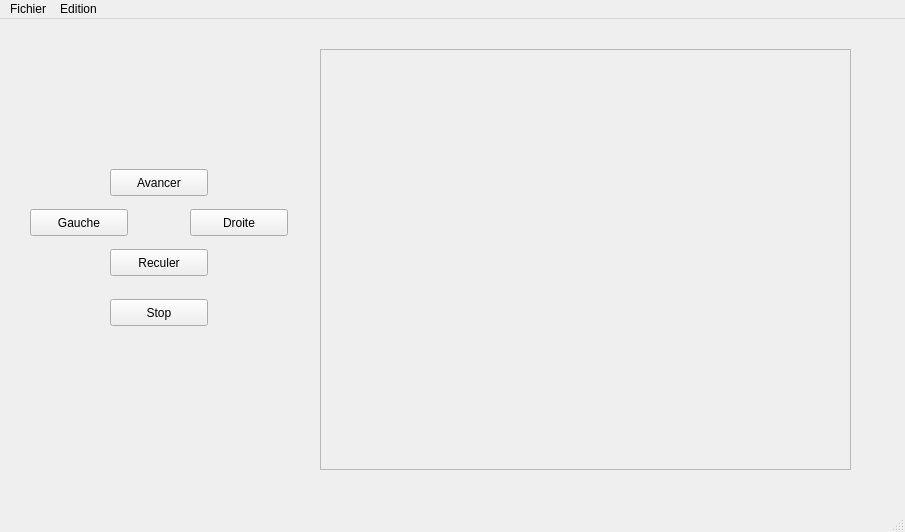
<?xml version="1.0" encoding="UTF-8"?>
<ui version="4.0">
 <class>Gui</class>
 <widget class="QMainWindow" name="Gui">
  <property name="geometry">
   <rect>
    <x>0</x>
    <y>0</y>
    <width>905</width>
    <height>532</height>
   </rect>
  </property>
  <property name="windowTitle">
   <string>Gui</string>
  </property>
  <widget class="QWidget" name="centralWidget">
   <widget class="QPushButton" name="avancer">
    <property name="geometry">
     <rect>
      <x>110</x>
      <y>150</y>
      <width>98</width>
      <height>27</height>
     </rect>
    </property>
    <property name="font">
     <font>
      <family>Ubuntu</family>
     </font>
    </property>
    <property name="text">
     <string>Avancer</string>
    </property>
   </widget>
   <widget class="QPushButton" name="gauche">
    <property name="geometry">
     <rect>
      <x>30</x>
      <y>190</y>
      <width>98</width>
      <height>27</height>
     </rect>
    </property>
    <property name="text">
     <string>Gauche</string>
    </property>
   </widget>
   <widget class="QPushButton" name="droite">
    <property name="geometry">
     <rect>
      <x>190</x>
      <y>190</y>
      <width>98</width>
      <height>27</height>
     </rect>
    </property>
    <property name="text">
     <string>Droite</string>
    </property>
   </widget>
   <widget class="QPushButton" name="reculer">
    <property name="geometry">
     <rect>
      <x>110</x>
      <y>230</y>
      <width>98</width>
      <height>27</height>
     </rect>
    </property>
    <property name="text">
     <string>Reculer</string>
    </property>
   </widget>
   <widget class="QPushButton" name="stop">
    <property name="geometry">
     <rect>
      <x>110</x>
      <y>280</y>
      <width>98</width>
      <height>27</height>
     </rect>
    </property>
    <property name="text">
     <string>Stop</string>
    </property>
   </widget>
   <widget class="QFrame" name="video">
    <property name="geometry">
     <rect>
      <x>320</x>
      <y>30</y>
      <width>531</width>
      <height>421</height>
     </rect>
    </property>
    <property name="frameShape">
     <enum>QFrame::StyledPanel</enum>
    </property>
    <property name="frameShadow">
     <enum>QFrame::Raised</enum>
    </property>
   </widget>
  </widget>
  <widget class="QMenuBar" name="menuBar">
   <property name="geometry">
    <rect>
     <x>0</x>
     <y>0</y>
     <width>905</width>
     <height>21</height>
    </rect>
   </property>
   <widget class="QMenu" name="menuConfig">
    <property name="title">
     <string>Fichier</string>
    </property>
    <addaction name="actionQuitter"/>
   </widget>
   <widget class="QMenu" name="menuEdition">
    <property name="title">
     <string>Edition</string>
    </property>
    <addaction name="actionConfigurer"/>
   </widget>
   <addaction name="menuConfig"/>
   <addaction name="menuEdition"/>
  </widget>
  <widget class="QStatusBar" name="statusBar"/>
  <action name="actionQuitter">
   <property name="text">
    <string>Quitter</string>
   </property>
  </action>
  <action name="actionConfigurer">
   <property name="text">
    <string>Configurer</string>
   </property>
  </action>
 </widget>
 <layoutdefault spacing="6" margin="11"/>
 <resources/>
 <connections/>
</ui>
